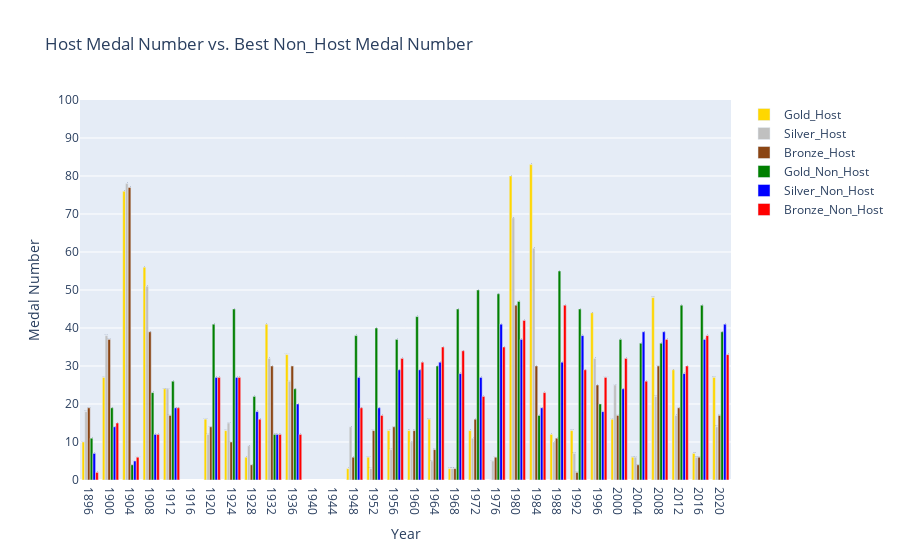

This figure's notebook cell:
### Markdown cell above
Hosting the Olympic Games is an incredible honor for a country. Hosting the Olympics not only will boost the economic, cultural, environmental, tourism and sense of national pride, but also will have higher performance in terms of medals (Asgari, B. and Khorshidi, R., 2013). In order to further analyze this point, the host countries from 1986 to 2020 were compared with the best non-host-countries in those years regarding the medals. The table and bar chart below list the number of golds, silver, bronze and total medals of the host countries and the best non-host-countries in that year. From the bar chart, we can see that in the years of 1986, 1900, 1904, 1908, 1932, 1936, 1980, 1984, 1996 and 2008, the performance of host countries were obviously better than those non-host countries. However, in other years, the best countries of the non-host-countries won more medals. So, it is hard to draw the conclusion if we simply compare the host country with the best of the non-host-country in that year, because the performance of one country could be affected by many factors, and being the host country is just one factor. In order to eliminate the other factors, we also compared the medals numbers of one country when it was the host with the average medals numbers when it was not the host country by radar charts. 

The radar charts present the medals numbers of a country when it is the host in orange color. The blue color indicates the average medal numbers when it is not the host. It is very obvious that there are totally 29 Olympic Games from 1896 to 2020, and in most cases, one country won more medals when it is the host country, with only three exceptions, which were Great Britain in 1948, West Germany in 1972 and Canada in 1976. Actually, the performance of the host country West Germany (1972) was similar to when it was not the host country. Therefor, being host country can improve the average medals tally.

### Code cell
df3_Host = df[df['Host_country']==df['Country_Name']].drop(['Rank_Gold_First','Rank_Total_First'], 
axis = 1).set_index(['Host_country','Host_city']) 

df4_non_Host = df[df['Host_country']!=df['Country_Name']] 

idx = df4_non_Host.groupby(['Year','Host_country','Host_city'])['Total'].transform(max)==df4_non_Host['Total']
df4_non_Host_max = df4_non_Host[idx]
df4_non_Host_max = df4_non_Host_max.drop(['Rank_Gold_First','Rank_Total_First'], axis = 1).set_index(['Host_country','Host_city']) 


df4_non_Host_max.columns = ['Year','Country_Name_Non_Host','Gold_Non_Host','Silver_Non_Host','Bronze_Non_Host','Total_Non_Host']

df3_plot = pd.merge(df3_Host, df4_non_Host_max, on='Year')
df3_plot.columns = ['Year',	'Host_Country',	'Gold_Host', 'Silver_Host',	'Bronze_Host', 'Total_Host', 
'Non_Host_Country', 'Gold_Non_Host', 'Silver_Non_Host', 'Bronze_Non_Host', 'Total_Non_Host']
display(df3_plot)

fig = go.Figure()
fig.add_trace(go.Bar(
    x=df3_plot.Year,
    y=df3_plot.Gold_Host,
    name='Gold_Host',
    marker_color='gold',
    text=df3_plot['Host_Country']
))
fig.add_trace(go.Bar(
    x=df3_plot.Year,
    y=df3_plot.Silver_Host,
    name='Silver_Host',
    marker_color='silver',
    text=df3_plot['Host_Country']
))
fig.add_trace(go.Bar(
    x=df3_plot.Year,
    y=df3_plot.Bronze_Host,
    name='Bronze_Host',
    marker_color='saddlebrown',
    text=df3_plot['Host_Country']
))

fig.add_trace(go.Bar(
    x=df3_plot.Year,
    y=df3_plot.Gold_Non_Host,
    name='Gold_Non_Host',
    marker_color='green',
    text=df3_plot['Non_Host_Country']
))
fig.add_trace(go.Bar(
    x=df3_plot.Year,
    y=df3_plot.Silver_Non_Host,
    name='Silver_Non_Host',
    marker_color='blue',
    text=df3_plot['Non_Host_Country']
))
fig.add_trace(go.Bar(
    x=df3_plot.Year,
    y=df3_plot.Bronze_Non_Host,
    name='Bronze_Non_Host',
    marker_color='red',
    text=df3_plot['Non_Host_Country']
))


fig.update_yaxes(range=[0, 100], tick0 =0, dtick = 10, title_text = "Medal Number")
fig.update_xaxes(range=[1894, 2022], tick0 =1896, dtick = 4, title_text = "Year")
fig.update_layout(title="Host Medal Number vs. Best Non_Host Medal Number")
fig.show()

### Figure 1 — Plotly figure (JSON) as saved in the notebook; plotly's stock layout.template omitted (floating-point values rounded to 4 significant figures)
{"data": [{"marker": {"color": "gold"}, "name": "Gold_Host", "text": ["Greece", "France", "United States", "Great Britain", "Sweden", "Belgium", "France", "Netherlands", "United States", "Germany", "Great Britain", "Finland", "Australia", "Italy", "Japan", "Mexico", "West Germany", "Canada", "Soviet Union", "United States", "South Korea", "Spain", "United States", "Australia", "Greece", "China", "Great Britain", "Brazil", "Japan"], "type": "bar", "x": [1896, 1900, 1904, 1908, 1912, 1920, 1924, 1928, 1932, 1936, 1948, 1952, 1956, 1960, 1964, 1968, 1972, 1976, 1980, 1984, 1988, 1992, 1996, 2000, 2004, 2008, 2012, 2016, 2020], "y": [10, 27, 76, 56, 24, 16, 13, 6, 41, 33, 3, 6, 13, 13, 16, 3, 13, 0, 80, 83, 12, 13, 44, 16, 6, 48, 29, 7, 27]}, {"marker": {"color": "silver"}, "name": "Silver_Host", "text": ["Greece", "France", "United States", "Great Britain", "Sweden", "Belgium", "France", "Netherlands", "United States", "Germany", "Great Britain", "Finland", "Australia", "Italy", "Japan", "Mexico", "West Germany", "Canada", "Soviet Union", "United States", "South Korea", "Spain", "United States", "Australia", "Greece", "China", "Great Britain", "Brazil", "Japan"], "type": "bar", "x": [1896, 1900, 1904, 1908, 1912, 1920, 1924, 1928, 1932, 1936, 1948, 1952, 1956, 1960, 1964, 1968, 1972, 1976, 1980, 1984, 1988, 1992, 1996, 2000, 2004, 2008, 2012, 2016, 2020], "y": [18, 38, 78, 51, 24, 12, 15, 9, 32, 26, 14, 3, 8, 10, 5, 3, 11, 5, 69, 61, 10, 7, 32, 25, 6, 22, 17, 6, 14]}, {"marker": {"color": "saddlebrown"}, "name": "Bronze_Host", "text": ["Greece", "France", "United States", "Great Britain", "Sweden", "Belgium", "France", "Netherlands", "United States", "Germany", "Great Britain", "Finland", "Australia", "Italy", "Japan", "Mexico", "West Germany", "Canada", "Soviet Union", "United States", "South Korea", "Spain", "United States", "Australia", "Greece", "China", "Great Britain", "Brazil", "Japan"], "type": "bar", "x": [1896, 1900, 1904, 1908, 1912, 1920, 1924, 1928, 1932, 1936, 1948, 1952, 1956, 1960, 1964, 1968, 1972, 1976, 1980, 1984, 1988, 1992, 1996, 2000, 2004, 2008, 2012, 2016, 2020], "y": [19, 37, 77, 39, 17, 14, 10, 4, 30, 30, 6, 13, 14, 13, 8, 3, 16, 6, 46, 30, 11, 2, 25, 17, 4, 30, 19, 6, 17]}, {"marker": {"color": "green"}, "name": "Gold_Non_Host", "text": ["United States", "United States", "Germany", "United States", "United States", "United States", "United States", "United States", "Italy", "United States", "United States", "United States", "Soviet Union", "Soviet Union", "Soviet Union", "United States", "Soviet Union", "Soviet Union", "East Germany", "West Germany", "Soviet Union", "Unified Team", "Germany", "United States", "United States", "United States", "United States", "United States", "United States"], "type": "bar", "x": [1896, 1900, 1904, 1908, 1912, 1920, 1924, 1928, 1932, 1936, 1948, 1952, 1956, 1960, 1964, 1968, 1972, 1976, 1980, 1984, 1988, 1992, 1996, 2000, 2004, 2008, 2012, 2016, 2020], "y": [11, 19, 4, 23, 26, 41, 45, 22, 12, 24, 38, 40, 37, 43, 30, 45, 50, 49, 47, 17, 55, 45, 20, 37, 36, 36, 46, 46, 39]}, {"marker": {"color": "blue"}, "name": "Silver_Non_Host", "text": ["United States", "United States", "Germany", "United States", "United States", "United States", "United States", "United States", "Italy", "United States", "United States", "United States", "Soviet Union", "Soviet Union", "Soviet Union", "United States", "Soviet Union", "Soviet Union", "East Germany", "West Germany", "Soviet Union", "Unified Team", "Germany", "United States", "United States", "United States", "United States", "United States", "United States"], "type": "bar", "x": [1896, 1900, 1904, 1908, 1912, 1920, 1924, 1928, 1932, 1936, 1948, 1952, 1956, 1960, 1964, 1968, 1972, 1976, 1980, 1984, 1988, 1992, 1996, 2000, 2004, 2008, 2012, 2016, 2020], "y": [7, 14, 5, 12, 19, 27, 27, 18, 12, 20, 27, 19, 29, 29, 31, 28, 27, 41, 37, 19, 31, 38, 18, 24, 39, 39, 28, 37, 41]}, {"marker": {"color": "red"}, "name": "Bronze_Non_Host", "text": ["United States", "United States", "Germany", "United States", "United States", "United States", "United States", "United States", "Italy", "United States", "United States", "United States", "Soviet Union", "Soviet Union", "Soviet Union", "United States", "Soviet Union", "Soviet Union", "East Germany", "West Germany", "Soviet Union", "Unified Team", "Germany", "United States", "United States", "United States", "United States", "United States", "United States"], "type": "bar", "x": [1896, 1900, 1904, 1908, 1912, 1920, 1924, 1928, 1932, 1936, 1948, 1952, 1956, 1960, 1964, 1968, 1972, 1976, 1980, 1984, 1988, 1992, 1996, 2000, 2004, 2008, 2012, 2016, 2020], "y": [2, 15, 6, 12, 19, 27, 27, 16, 12, 12, 19, 17, 32, 31, 35, 34, 22, 35, 42, 23, 46, 29, 27, 32, 26, 37, 30, 38, 33]}], "layout": {"title": {"text": "Host Medal Number vs. Best Non_Host Medal Number"}, "xaxis": {"dtick": 4, "range": [1894, 2022], "tick0": 1896, "title": {"text": "Year"}}, "yaxis": {"dtick": 10, "range": [0, 100], "tick0": 0, "title": {"text": "Medal Number"}}}}
